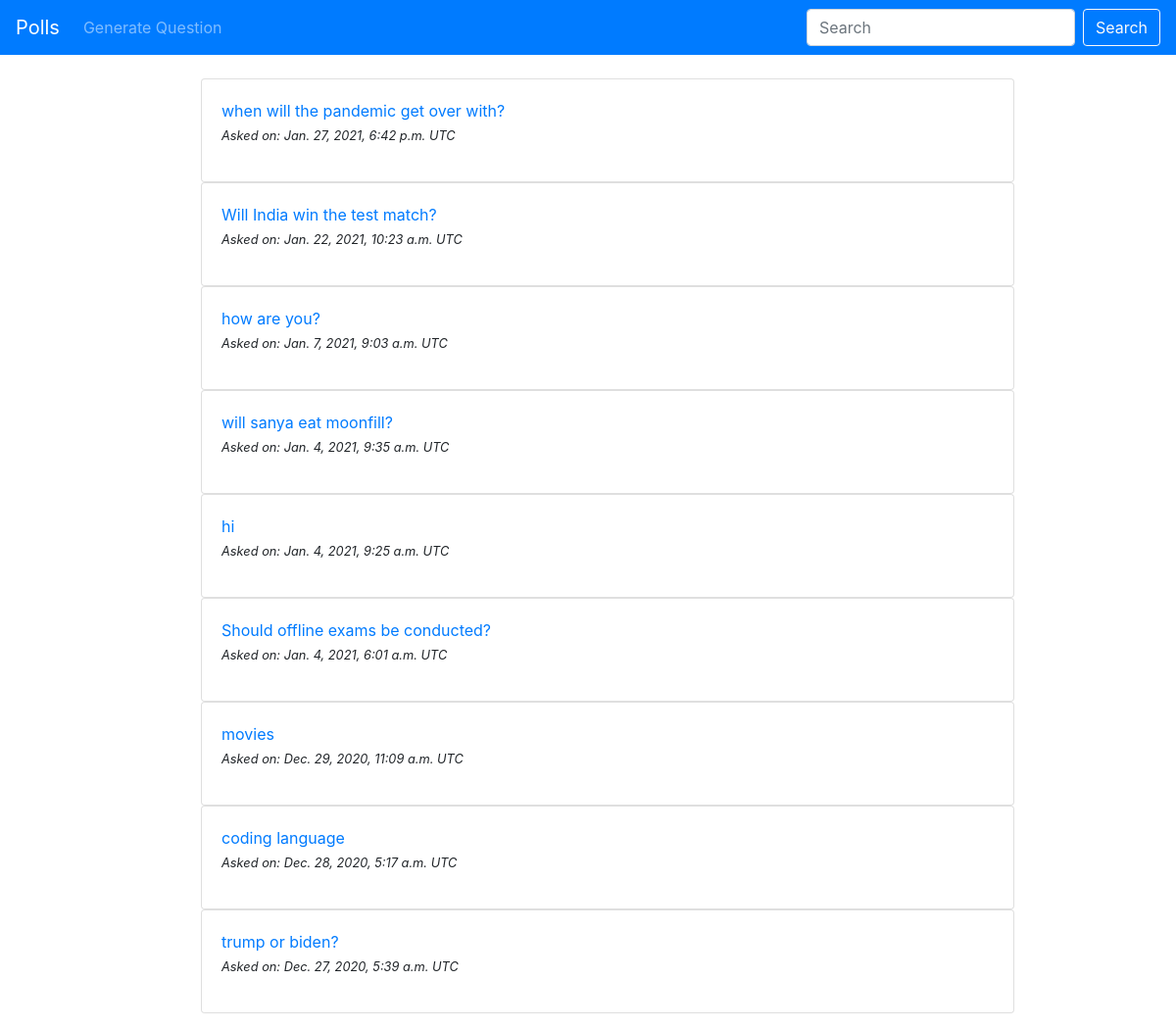
Screenshot of /polls/ with the database file from the repository.
### polls/models.py (models this page shows, shortened)
class Question(models.Model):
	question_text = models.CharField(max_length=200)
	pub_date = models.DateTimeField(auto_now_add=True)

### polls/views.py (the view)
# urls.py: path('', views.IndexView.as_view(), name='index'),
class IndexView(generic.ListView):
	template_name = 'polls/index.html'
	context_object_name = 'latest_question_list'
	def get_queryset(self):
		return Question.objects.order_by('-pub_date')

### polls/templates/polls/index.html (shortened to what this page needs)
{% extends 'polls/base.html' %}
{% block content %}
{% if latest_question_list %}
<ul>
	{% for question in latest_question_list %}
	<div class="card">
  	<div class="card-body">
    <a href="{% url 'polls:detail' question.id %}">{{ question.question_text }}</a>
    <p><small><i>Asked on: {{ question.pub_date }} UTC</i></small></p>
  	</div>
	</div>
	{% endfor %}
</ul>
{% else %}
<p>
	No polls available.
</p>
{% endif %}
{% endblock %}

### rows the page displays
Question: question_text "when will the pandemic get over with?", pub_date "Jan. 27, 2021, 6:42 p.m."
Question: question_text "Will India win the test match?", pub_date "Jan. 22, 2021, 10:23 a.m."
Question: question_text "how are you?", pub_date "Jan. 7, 2021, 9:03 a.m."
Question: question_text "will sanya eat moonfill?", pub_date "Jan. 4, 2021, 9:35 a.m."
Question: question_text "hi", pub_date "Jan. 4, 2021, 9:25 a.m."
Question: question_text "Should offline exams be conducted?", pub_date "Jan. 4, 2021, 6:01 a.m."
Question: question_text "movies", pub_date "Dec. 29, 2020, 11:09 a.m."
Question: question_text "coding language", pub_date "Dec. 28, 2020, 5:17 a.m."
Question: question_text "trump or biden?", pub_date "Dec. 27, 2020, 5:39 a.m."
